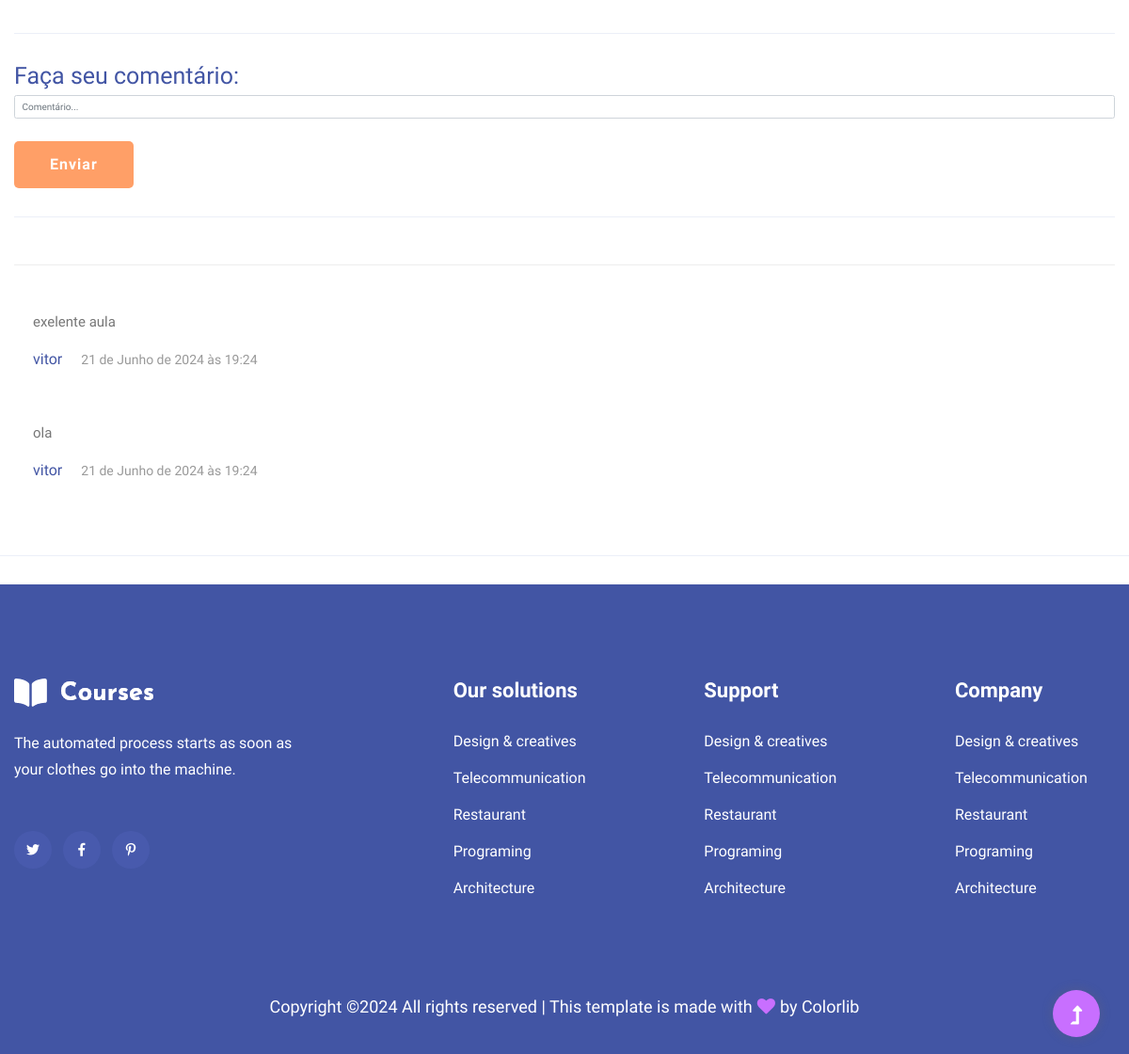
/home/aula/1 (signed in, lower part), run on an earlier commit of the app's database.
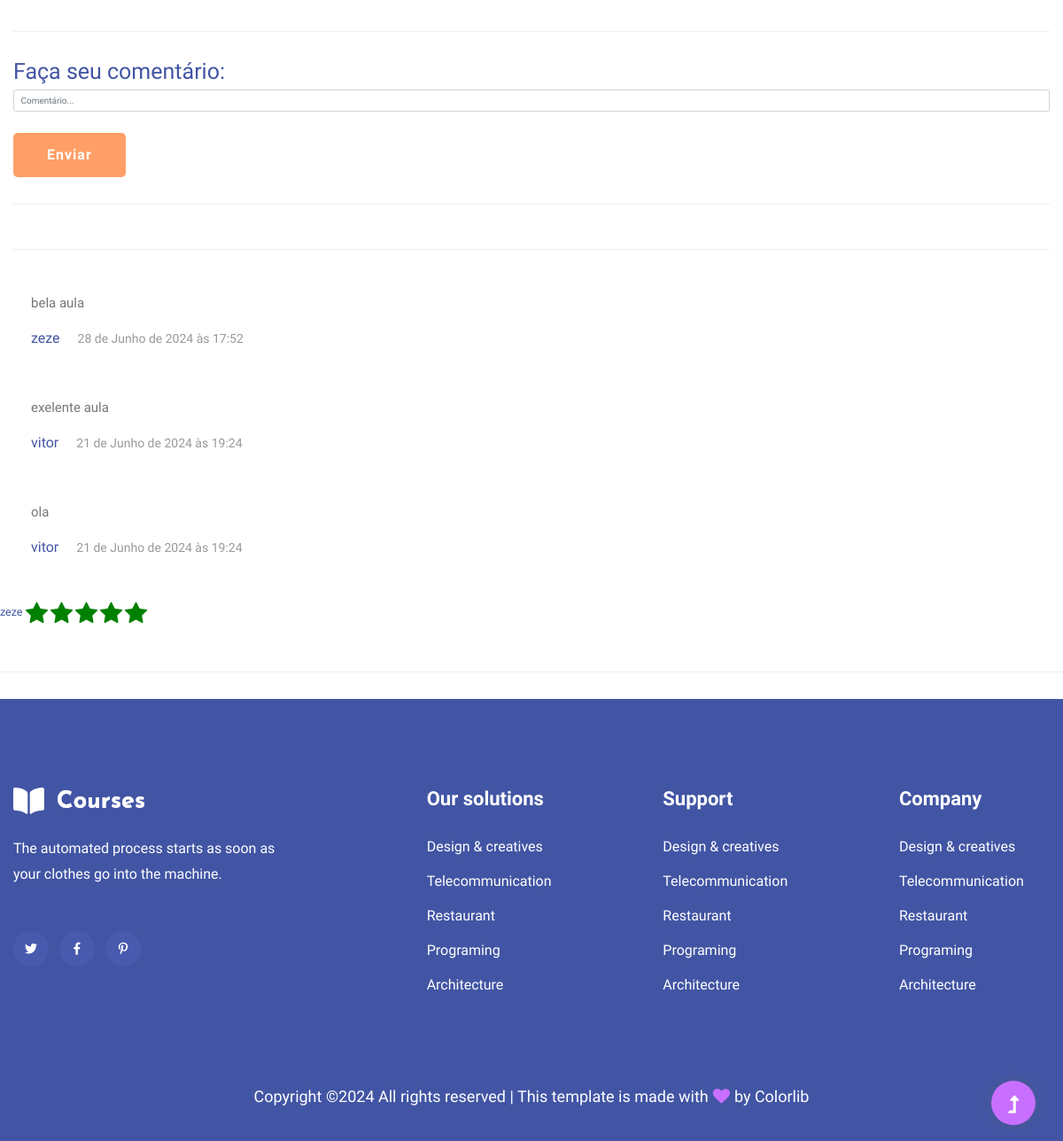
And on a later commit of the database.
### cursos/models.py (models this page shows, shortened)
class Comentarios(models.Model):
    usuario = models.ForeignKey(USUARIO, on_delete = models.DO_NOTHING)
    comentario = models.TextField()
    data = models.DateTimeField(default = datetime.now)
    aula = models.ForeignKey(Aulas, on_delete = models.DO_NOTHING)
    class Meta:
        verbose_name = 'Comentario'
        verbose_name_plural = 'Comentarios'

class NotasAulas(models.Model):
    choices = (
        ('p', 'Péssimo'),
        ('r', 'Ruim'),
        ('re', 'Regular'),
        ('b', 'bom'),
        ('o', 'Ótimo')
    )
    aula = models.ForeignKey(Aulas, on_delete=models.DO_NOTHING)
    nota = models.CharField(max_length=50, choices=choices)
    usuario = models.ForeignKey(USUARIO, on_delete=models.DO_NOTHING)
    class Meta:
        verbose_name = 'Avaliacao'
        verbose_name_plural = 'Avaliaçoes'

### usuarios/models.py (models this page shows)
class USUARIO(AbstractUser):
    cpf = models.CharField(blank=True, max_length=18)

### cursos/views.py (the view)
# urls.py: path('aula/<int:id>', views.aula, name = 'aula'),
@login_required
def aula(request, id):
    aula = Aulas.objects.get(id = id)
    comentarios = Comentarios.objects.filter(aula = aula).order_by('-data')
    usuario_avaliou = NotasAulas.objects.filter(aula_id = id).filter(usuario_id = request.user.id)
    avaliacoes = NotasAulas.objects.filter(aula_id = id)
    marcar_aula_concluida(request.user, aula.id)
    return render(request, 'aula.html', {'aula': aula,
                                        'usuario_id': request.user.id,
                                        'comentarios': comentarios,
                                        'request_usuario': request.user,
                                        'usuario_avaliou': usuario_avaliou,
                                        'avaliacoes': avaliacoes})

### cursos/models.py (called while the page is built)
    @property
    def is_video(self):
        video_extensions = ['.mp4', '.avi', '.mov', '.mkv','.webm']
        ext = os.path.splitext(self.aula.name)[1].lower()
        return ext in video_extensions

### cursos/templatestags/filtros.py (called while the page is built)
@register.filter
def return_list(value, arg):
    return [i for i in range(int(arg))]

### cursos/utils.py (called while the page is built)
def marcar_aula_concluida(usuario, aula_id):
    aula = get_object_or_404(Aulas, id=aula_id)
    progresso, created = ProgressoAula.objects.get_or_create(usuario=usuario, aula=aula)
    if not progresso.concluida:
        progresso.concluida = True
        progresso.save()

### cursos/templates/aula.html (shortened to what this page needs)
{% extends 'base-novo.html'%}
{% load filtros %}
{% block 'body' %}
<br>
<div class="container">
  <br>
  <br>
      <br>
  <hr>
  <h1>Faça seu comentário: </h1>
  <input id="comentario" type="text" placeholder="Comentário..." class="form-control">
  <br>
  <input onclick="envia_comentario()" type="button" value="Enviar" class="btn btn-success btn-lg">
  <hr>
  <div class="comments-area">
    {% for i in comentarios%}
      <div id="comentarios" class="comment-list">
        <div class="single-comment justify-content-between d-flex">
           <div class="user justify-content-between d-flex">
              <div class="desc">
                 <p class="comment">
                  {{i.comentario}}
                 </p>
                 <div class="d-flex justify-content-between">
                    <div class="d-flex align-items-center">
                       <h5>
                          <a href="#">{{i.usuario}}</a>
                       </h5>
                       <p class="date">{{i.data}}</p>
                    </div>
                 </div>
              </div>
           </div>
        </div>
     </div>
    {% endfor %}
  </div>
  </div>
  <div id="avaliacoes">
    {% for i in avaliacoes %}
      <h5 style="display: inline;">
        {{i.usuario}}
      </h5>
      <br>
      <br>
    {% endfor %}
    <hr>
  </div>
{% endblock %}

### templates/base-novo.html (shortened to what this page needs)
{% load static %}
<!doctype html>
<html class="no-js" lang="zxx">
<head>
    <link rel="stylesheet" href="{% static 'assets/css/bootstrap.min.css' %}">
    <link rel="stylesheet" href="{% static 'assets/css/owl.carousel.min.css' %}">
    <link rel="stylesheet" href="{% static 'assets/css/slicknav.css' %}">
    <link rel="stylesheet" href="{% static 'assets/css/flaticon.css' %}">
    <link rel="stylesheet" href="{% static 'assets/css/progressbar_barfiller.css' %}">
    <link rel="stylesheet" href="{% static 'assets/css/gijgo.css' %}">
    <link rel="stylesheet" href="{% static 'assets/css/animate.min.css' %}">
    <link rel="stylesheet" href="{% static 'assets/css/animated-headline.css' %}">
    <link rel="stylesheet" href="{% static 'assets/css/magnific-popup.css' %}">
    <link rel="stylesheet" href="{% static 'assets/css/fontawesome-all.min.css' %}">
    <link rel="stylesheet" href="{% static 'assets/css/themify-icons.css' %}">
    <link rel="stylesheet" href="{% static 'assets/css/slick.css' %}">
    <link rel="stylesheet" href="{% static 'assets/css/nice-select.css' %}">
    <link rel="stylesheet" href="{% static 'assets/css/style.css' %}">
</head>
<body>
    {% block 'body'%}
    {% endblock %}
    <footer>
     <div class="footer-wrappper footer-bg">
        <div class="footer-area footer-padding">
            <div class="container">
                <div class="row justify-content-between">
                    <div class="col-xl-4 col-lg-5 col-md-4 col-sm-6">
                        <div class="single-footer-caption mb-50">
                            <div class="single-footer-caption mb-30">
                                <div class="footer-logo mb-25">
                                    <a href="index.html"><img src="{% static 'assets/img/logo/logo2_footer.png' %}" alt=""></a>
                                </div>
                                <div class="footer-tittle">
                                    <div class="footer-pera">
                                        <p>The automated process starts as soon as your clothes go into the machine.</p>
                                    </div>
                                </div>
                                <div class="footer-social">
                                    <a href="#"><i class="fab fa-twitter"></i></a>
                                    <a href="https://bit.ly/sai4ull"><i class="fab fa-facebook-f"></i></a>
                                    <a href="#"><i class="fab fa-pinterest-p"></i></a>
                                </div>
                            </div>
                        </div>
                    </div>
                    <div class="col-xl-2 col-lg-3 col-md-4 col-sm-5">
                        <div class="single-footer-caption mb-50">
                            <div class="footer-tittle">
                                <h4>Our solutions</h4>
                                <ul>
                                    <li><a href="#">Design & creatives</a></li>
                                    <li><a href="#">Telecommunication</a></li>
                                    <li><a href="#">Restaurant</a></li>
                                    <li><a href="#">Programing</a></li>
                                    <li><a href="#">Architecture</a></li>
                                </ul>
                            </div>
                        </div>
                    </div>
                    <div class="col-xl-2 col-lg-4 col-md-4 col-sm-6">
                        <div class="single-footer-caption mb-50">
                            <div class="footer-tittle">
                                <h4>Support</h4>
                                <ul>
                                    <li><a href="#">Design & creatives</a></li>
                                    <li><a href="#">Telecommunication</a></li>
                                    <li><a href="#">Restaurant</a></li>
                                    <li><a href="#">Programing</a></li>
                                    <li><a href="#">Architecture</a></li>
                                </ul>
                            </div>
                        </div>
                    </div>
                    <div class="col-xl-2 col-lg-3 col-md-4 col-sm-6">
                        <div class="single-footer-caption mb-50">
                            <div class="footer-tittle">
                                <h4>Company</h4>
                                <ul>
                                    <li><a href="#">Design & creatives</a></li>
                                    <li><a href="#">Telecommunication</a></li>
                                    <li><a href="#">Restaurant</a></li>
                                    <li><a href="#">Programing</a></li>
                                    <li><a href="#">Architecture</a></li>
                                </ul>
                            </div>
                        </div>
                    </div>
                </div>
            </div>
        </div>
        <div class="footer-bottom-area">
            <div class="container">
                <div class="footer-border">
                    <div class="row d-flex align-items-center">
                        <div class="col-xl-12 ">
                            <div class="footer-copy-right text-center">
                                <p>
                                  Copyright &copy;<script>document.write(new Date().getFullYear());</script> All rights reserved | This template is made with <i class="fa fa-heart" aria-hidden="true"></i> by <a href="https://colorlib.com" target="_blank">Colorlib</a>
                                  </p>
                              </div>
                          </div>
                      </div>
                  </div>
              </div>
          </div>
      </div>
  </footer>
  <div id="back-top" >
    <a title="Go to Top" href="#"> <i class="fas fa-level-up-alt"></i></a>
</div>
</body>
</html>

What changed in the data, as far as the page shows it:
added Comentarios: comentario "bela aula", usuario "zeze", data "28 de Junho de 2024 às 17:52"
added NotasAulas: usuario "zeze", nota "o" (drawn)
